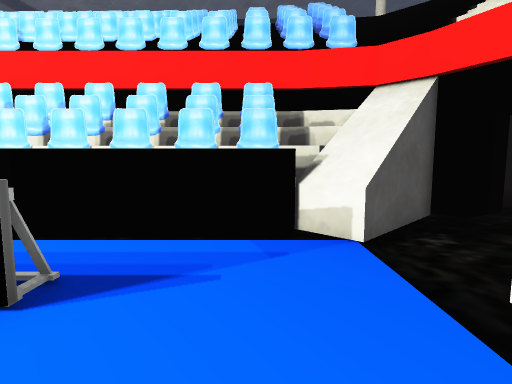
view 1 (above)

16 first-person views from a walk through a 3-D level made in the Unity game engine. The camera is 1.2 m above the floor, tilts 6° down and sees 80° across. The floor is counted in squares, 1 m on a side. Each view is taken from the middle of a square. On the plan, view 1 faces up. The plan holds only what a view shows up to about 13 squares ahead; the rest is blank. The place goes on beyond the plan. The player is left out. Some surface patterns are stand-ins.

view 2
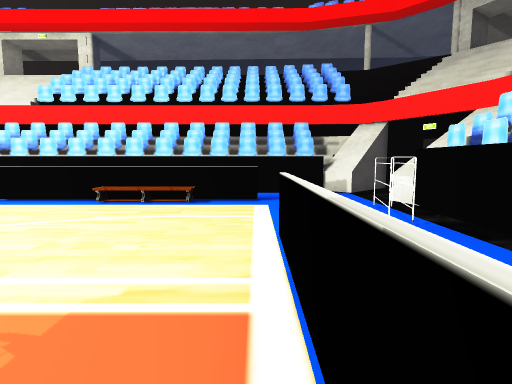

view 3
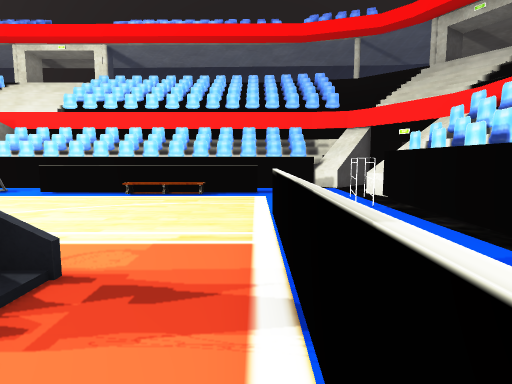

view 4
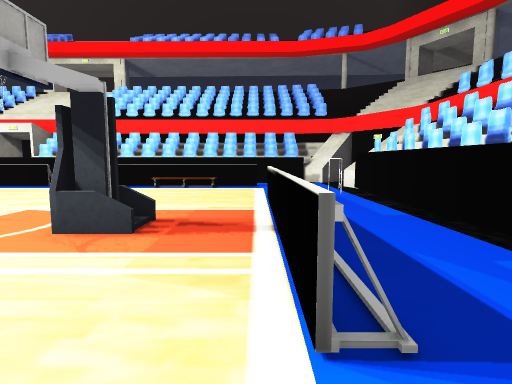

view 5
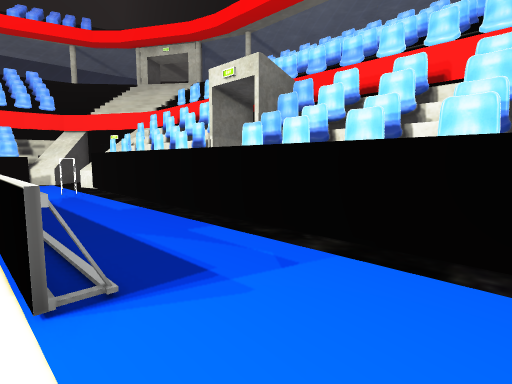

view 6
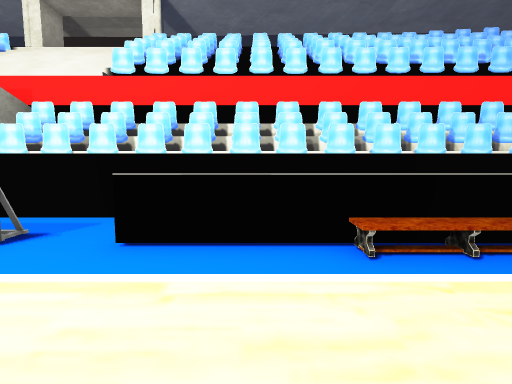

view 7
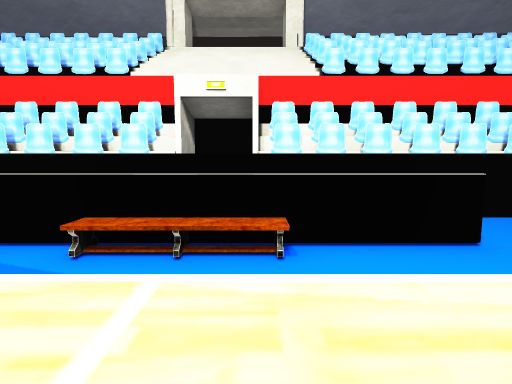

view 8
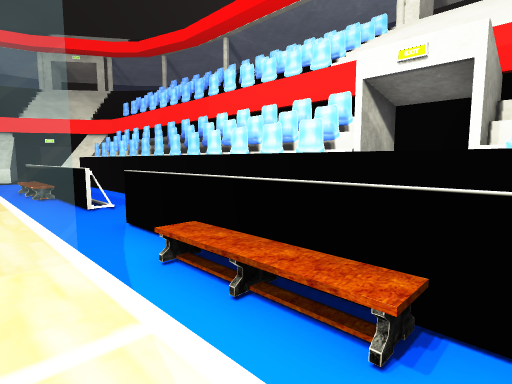

view 9
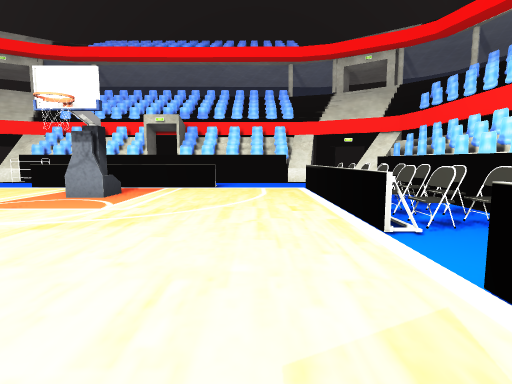

view 10
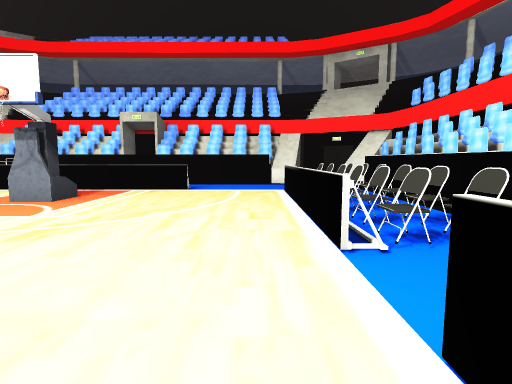

view 11
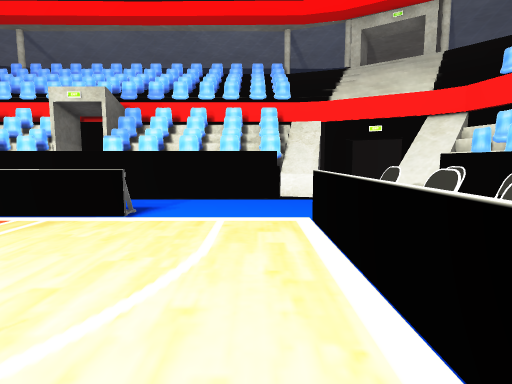

view 12
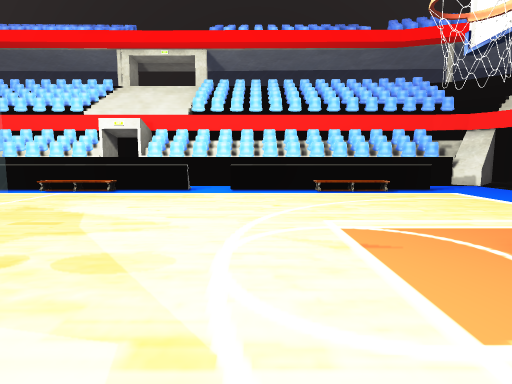

view 13
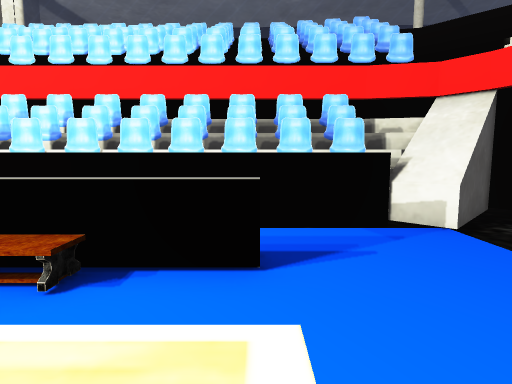

view 14
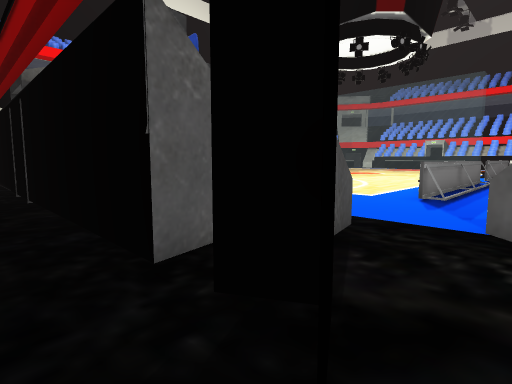

view 15
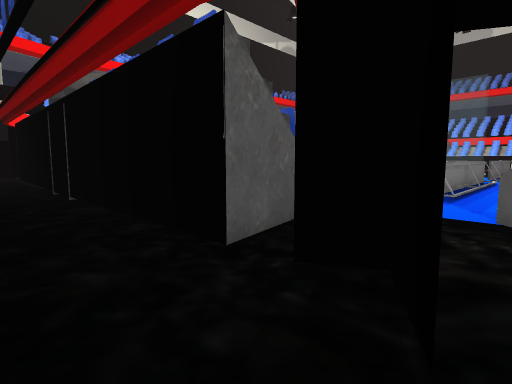

view 16
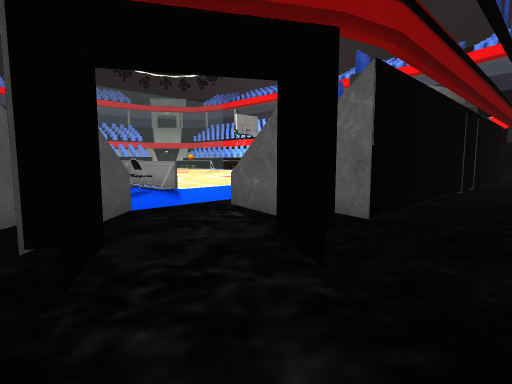

### Floor plan
Key: @ floor where view 1 was taken; # wall or solid block; . main floor; : floor 0.5 m higher than the main floor; / step, stairs or slope; = window, fence, low wall or low ledge; ^ raised ledge; O other object.
Columns run from 24 left of view 1 to 8 right of it. Each row starts with its distance up from view 1.
  7  #########################
  6 OOO^OOO^ ^OOOO^OOOOOO^OOO^##OO
  5  ^ ^^^^^^^^^^^^^^^^^^^^^^^^#.  ..
  4 ..         ....     .........O#
  3 ..=.    =   =.....=........#
  2 ===.===:::===.====::/==...^^##
  1 .....==..................O#OO
  0        .................@O.OO
 -1        ..................O.
 -2         ...............=...OO
 -3          ..............=...OO
 -4           .............=...
 -5           .............=...OO#
 -6             .......O...=...  #
 -7             .......OO..=...  #
 -8              ..........=...OO#
 -9             ...........=...OO
-10            ............=...^
-11            ................OO
-12          . ................OO
-13           .................
-14            =..=========....OO#
-15             ..OOOOOOOOO...=^..
-16               ......O.......###
-17                OOO.O.O  ......
-18                  ^^^^^^^^^^ ....
-19                  OOO#OOOO## OO..
-20                   ####  ##      .

Where each view was taken, in squares from view 1:
view 1: 0 up, 0 right, facing up
view 2: 7 down, 2 left, facing up
view 3: 9 down, 2 left, facing up
view 4: 12 down, 2 left, facing up
view 5: 13 down, 2 left, facing up-right
view 6: 2 down, 8 left, facing up
view 7: 2 down, 15 left, facing up
view 8: 0 up, 14 left, facing up-left
view 9: 12 down, 15 left, facing right
view 10: 13 down, 14 left, facing right
view 11: 13 down, 8 left, facing right
view 12: 10 down, 9 left, facing up
view 13: 1 down, 2 left, facing up
view 14: 5 up, 7 right, facing down-left
view 15: 5 up, 8 right, facing down-left
view 16: 20 down, 8 right, facing up-left
